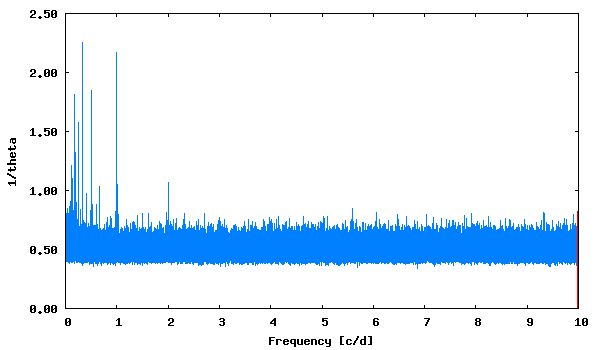

Write the gnuplot code that produced this figure.
set term png size 600,350 medium
set colors classic
set output "phase_lc_7.lk.png"
set xlabel "Frequency [c/d]"
set ylabel "1/theta"
set format y "%5.2f"
plot [] "lk.periodogram" using 1:2 with lines linecolor 3 title "", "<echo '9.990224  0.82'" with impulses linecolor 1 title ""
 
